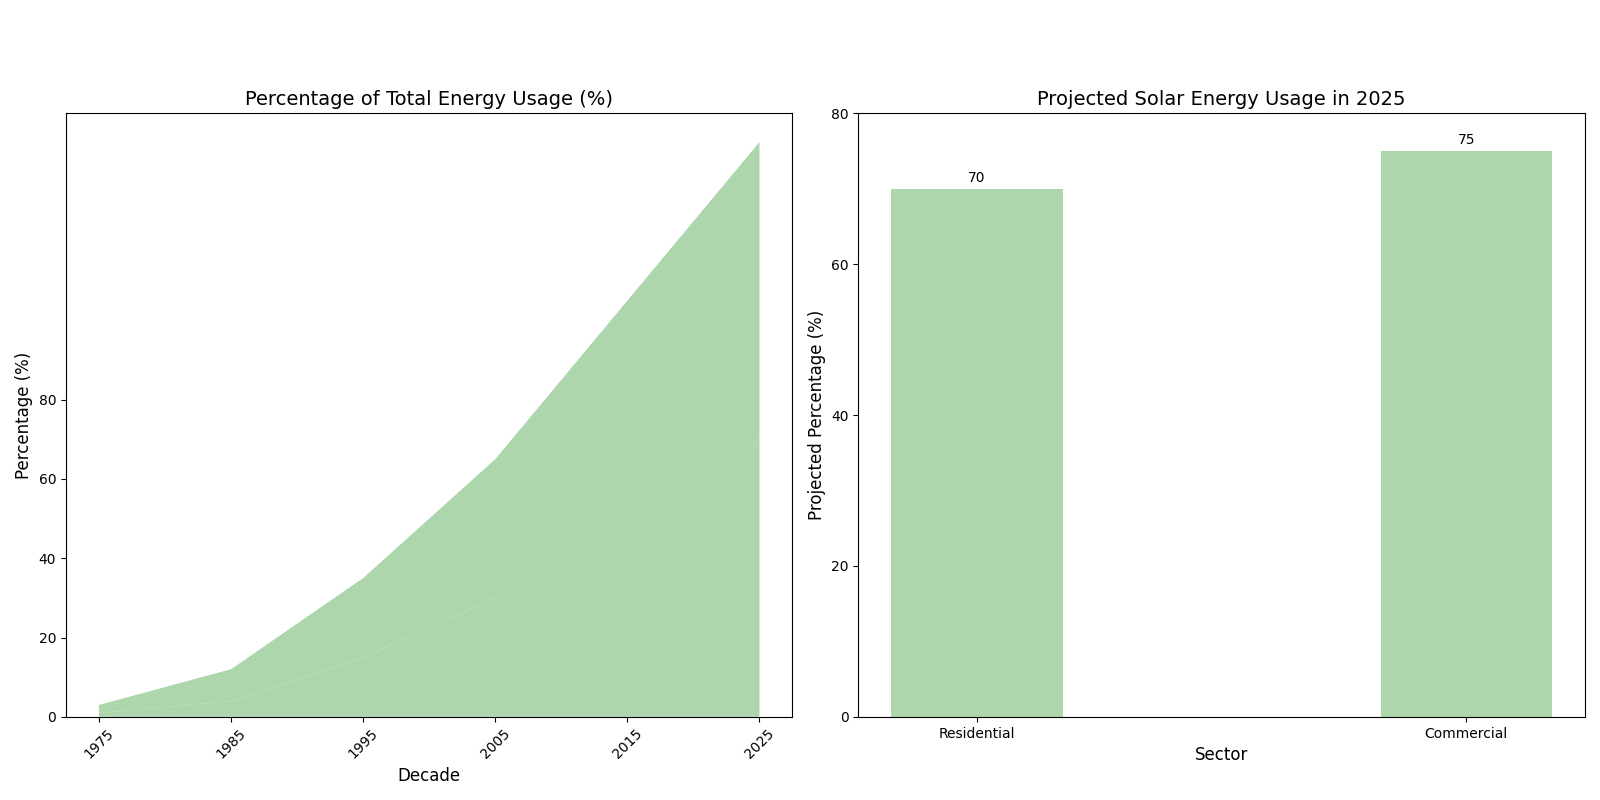

Here is the Python script that generated this plot:
import matplotlib.pyplot as plt
import numpy as np

decades = np.arange(1975, 2030, 10)
residential_solar = [1, 4, 15, 30, 50, 70]
commercial_solar = [2, 8, 20, 35, 55, 75]
area_data = np.vstack([residential_solar, commercial_solar])

single_color = '#99cc99'

fig, axes = plt.subplots(1, 2, figsize=(16, 8))
fig.suptitle('Growth of Solar Energy Adoption in the U.S. (1975-2025)', fontsize=16, fontweight='bold', y=1.05)

# Stacked Area Chart
ax1 = axes[0]
ax1.stackplot(decades, area_data, colors=[single_color]*2, alpha=0.8)
ax1.set_title('Percentage of Total Energy Usage (%)', fontsize=14)
ax1.set_xlabel('Decade', fontsize=12)
ax1.set_ylabel('Percentage (%)', fontsize=12)
ax1.set_xticks(decades)
ax1.set_yticks(np.arange(0, 81, 20))
ax1.tick_params(axis='x', rotation=45)

# Bar Chart for 2025 Projection
bar_width = 0.35
categories = ['Residential', 'Commercial']
usage_perc_2025 = [70, 75]

ax2 = axes[1]
bars = ax2.bar(categories, usage_perc_2025, bar_width, color=single_color, alpha=0.8)
ax2.set_title('Projected Solar Energy Usage in 2025', fontsize=14)
ax2.set_xlabel('Sector', fontsize=12)
ax2.set_ylabel('Projected Percentage (%)', fontsize=12)
ax2.set_yticks(np.arange(0, 81, 20))
ax2.bar_label(bars, padding=3)

plt.tight_layout(rect=[0, 0, 1, 0.95])
plt.show()
